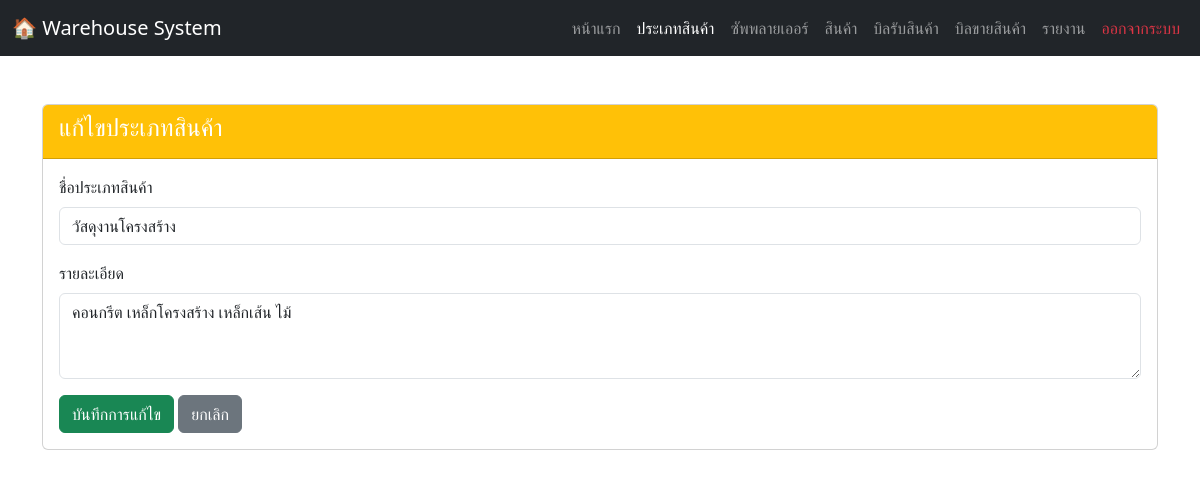
/category_edit.php?id=1 (signed in), run on the app's committed database.
### tables this page shows
CREATE TABLE `categories` (
  `category_id` int(11) NOT NULL,
  `category_name` varchar(100) NOT NULL,
  `description` text DEFAULT NULL
);

### category_edit.php (the view, shortened to what this page needs)
<?php
include 'connection.php';
$category_id = $_GET['id'];
$sql = "SELECT * FROM categories WHERE category_id = ?";
$stmt = $conn->prepare($sql);
$stmt->bind_param("i", $category_id);
$stmt->execute();
$result = $stmt->get_result();
$category = $result->fetch_assoc();
?>
<!DOCTYPE html>
<html lang="th">
<head>
    <link rel="stylesheet" href="https://cdn.jsdelivr.net/npm/bootstrap@5.3.2/dist/css/bootstrap.min.css">
    <link rel="stylesheet" href="https://cdn.jsdelivr.net/npm/bootstrap-icons@1.11.3/font/bootstrap-icons.min.css">
</head>
<body>
  <nav class="navbar navbar-expand-lg navbar-dark bg-dark no-print">
    <div class="container-fluid">
      <a class="navbar-brand" href="#">🏠 Warehouse System</a>
      <div class="collapse navbar-collapse" id="navbarNav">
        <ul class="navbar-nav ms-auto">
          <li class="nav-item"><a class="nav-link" href="homepage.php">หน้าแรก</a></li>
          <li class="nav-item"><a class="nav-link active" href="categories.php">ประเภทสินค้า</a></li>
          <li class="nav-item"><a class="nav-link" href="suppliers.php">ซัพพลายเออร์</a></li>
          <li class="nav-item"><a class="nav-link" href="products.php">สินค้า</a></li>
          <li class="nav-item"><a class="nav-link" href="warehouse_page.php">บิลรับสินค้า</a></li>
          <li class="nav-item"><a class="nav-link" href="warehouse_sale.php">บิลขายสินค้า</a></li>
          <li class="nav-item"><a class="nav-link" href="report.php">รายงาน</a></li>
          <li class="nav-item"><a class="nav-link text-danger" href="logout.php">ออกจากระบบ</a></li>
        </ul>
      </div>
    </div>
  </nav>
<div class="container mt-5">
  <div class="card">
    <div class="card-header bg-warning text-white">
      <h4>แก้ไขประเภทสินค้า</h4>
    </div>
    <div class="card-body">
      <form method="POST" id="editCategoryForm">
        <div class="mb-3">
          <label class="form-label">ชื่อประเภทสินค้า</label>
          <input type="text" name="category_name" class="form-control" value="<?= $category['category_name'] ?>" required>
        </div>
        <div class="mb-3">
          <label class="form-label">รายละเอียด</label>
          <textarea name="description" class="form-control" rows="3"><?= $category['description'] ?></textarea>
        </div>
        <button type="submit" name="update" class="btn btn-success">บันทึกการแก้ไข</button>
        <a href="categories.php" class="btn btn-secondary">ยกเลิก</a>
      </form>
    </div>
  </div>
</div>
</body>
</html>

### data on the page
categories: category_name "วัสดุงานโครงสร้าง", description "คอนกรีต เหล็กโครงสร้าง เหล็กเส้น ไม้"
